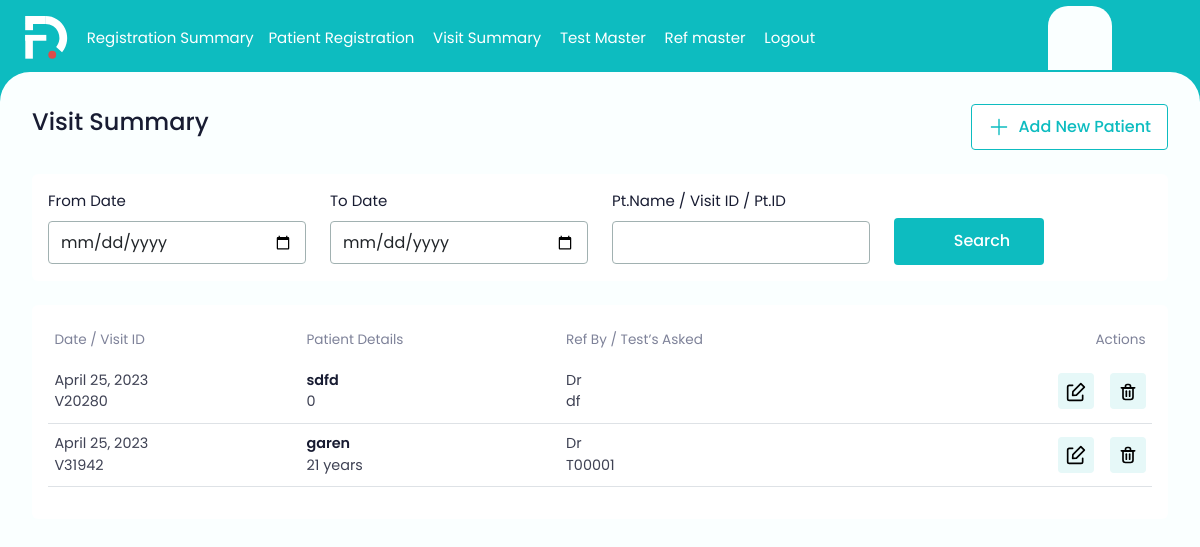
/visitsummary/ (signed in), run on an earlier commit of the app's database.
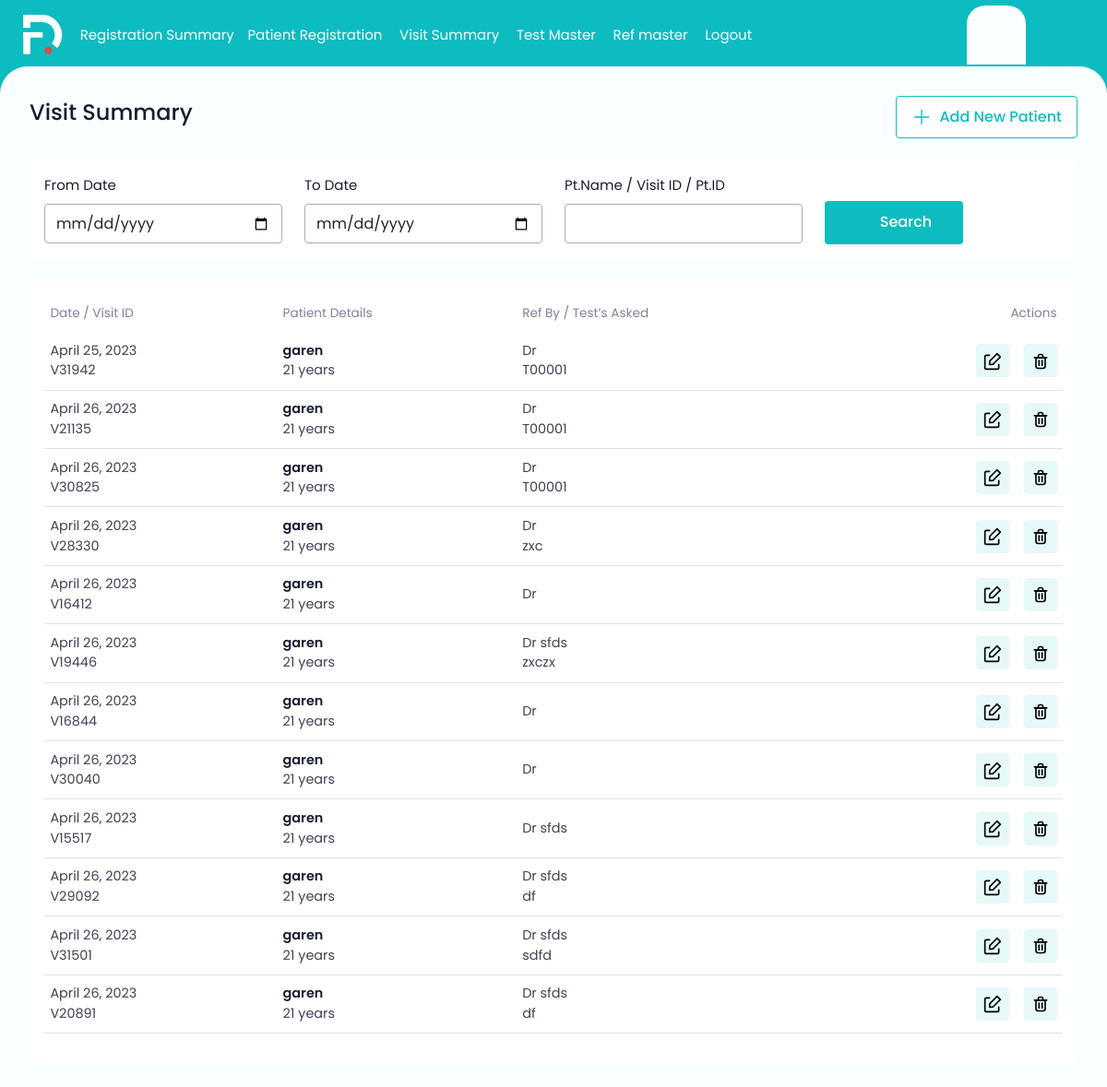
And on a later commit of the database.
### ekonapp/models.py (models this page shows)
class Visit(models.Model):
    patient = models.ForeignKey(ekon, on_delete=models.CASCADE)
    patient_category = models.CharField(max_length=255)
    ref_dr =  models.CharField(max_length=255)
    selected_test = models.CharField(max_length=255)
    visit_id = models.CharField(max_length=100)
    date =  models.DateField(auto_now_add=True)

class ekon(models.Model):
    uhid = models.CharField(max_length=255)
    Mr = 'Mr'
    Miss = 'Miss'
    STATUS_CHOICES = [
        (Mr, 'Mr'),
        (Miss, 'Miss'),
    ]
    title = models.CharField(max_length=255)
    male = 'male'
    female = 'female'
    STATUS_CHOICES = [
        (male, 'male'),
        (female, 'female'),
    ]
    gender = models.CharField(max_length=255)
    patient_name = models.CharField(max_length=255)
    dob = models.DateField()
    age = models.CharField(max_length=255)
    email_id = models.EmailField()
    contact_number = models.CharField(max_length=255)
    date =  models.DateField(auto_now_add=True)
    Active = 'Active'
    Inactive = 'Inactive'
    STATUS_CHOICES = [
        (Active, 'Active'),
        (Inactive, 'Inactive'),
    ]
    status = models.CharField(max_length=255, choices=STATUS_CHOICES)
    accession_number = models.CharField(max_length=50)

### ekonapp/decorators.py (the view)
    def wrapper(request, *args, **kwargs):
        if not request.user.is_authenticated:
            return redirect('registerlogin')
        elif not Device.objects.filter(user=request.user, is_registered=True).exists():
            return redirect('register_device')
        else:
            return view_func(request, *args, **kwargs)

### ekonapp/views.py (called while the page is built)
@login_required
@device_required
def visitsummary(request):
    visits = Visit.objects.all()
    if request.method == 'POST':
        visit_id = request.POST.get('visit_id')
        status = request.POST.get('status')
        from_date = request.POST.get('from_date')
        to_date = request.POST.get('to_date')
        if visit_id:
            visits = visits.filter(visit_id__icontains=visit_id)
        if status:
            visits = visits.filter(status=status)
        if from_date and to_date:
            visits = visits.filter(date__range=[from_date, to_date])
        context = {'visits': visits, 'from_date': from_date, 'to_date': to_date}
    else:
        context = {'visits': visits}
    return render(request, 'visit-summary.html', context)

### ekonapp/templates/visit-summary.html (shortened to what this page needs)
{% extends 'base.html' %}
{% block content %}
{% load static %}
  <main>
    <form method="POST" action="{% url 'visitsummary' %}">
    <div class="mb-4 d-flex gap-3 align-items-center pe-3">
        <h5 class="page-heading">Visit Summary</h5>
        <div class="ms-auto">
          <div class="d-flex gap-3">
            <a href = "{% url 'patient-registration' %}">
            <button type="button" class="theme-btn-outline">
              <svg>
                  <use xlink:href="assets/images/iocn.svg#add"></use>
              </svg>
              <span>Add New Patient</span>
          </button>
        </a>
          </div>
        </div>
      </div>
    <div class="auto-scroll">
          <div class="bg-white rounded-2 p-3 mb-4">
              <div class="row">
                <div class="col-md-3">
                  <label class="form-label">From Date</label>
                  <input type="date"  name = "from_date" class="form-control ">
                </div>
                <div class="col-md-3">
                  <label class="form-label">To Date</label>
                  <input type="date" name = "to_date" class="form-control ">
                </div>
                <div class="col-md-3">
                  <label class="form-label">Pt.Name / Visit ID / Pt.ID</label>
                  <input type="text" name = "visit_id" class="form-control">
                </div>
                <div class="col-md-3">
                  <button type="search" class="theme-btn btn-h">
                      <svg>
                          <use xlink:href="{% static 'images/iocn.svg#search' %}"></use>
                      </svg>
                      <span>Search</span>
                  </button>
                </div>
              </div>
          </div>
        </form>
          <div class="bg-white rounded-2 p-3">
              <div class="table-responsive">
                  <table class="table table-data ">
                      <thead>
                        <tr>
                          <th>Date / Visit ID</th>
                          <th>Patient Details</th>
                          <th>Ref By / Test’s Asked</th>
                          <th class="text-end">Actions</th>
                        </tr>
                      </thead>
                      {% for visits in visits %}
                      <tbody>
                        <tr>
                          <td class="text-nowrap"><span>{{visits.date}}</span><br><span>{{visits.visit_id}}</span></td>
                          <td>
                            <div>
                              <div class="text-d-blue fw-semibold">{{visits.patient.patient_name}}</div>
                              <div>
                                <span>{{visits.patient.age}}</span>
                                <svg class="gender-male">
                                  <use xlink:href="{% static 'images/iocn.svg#gender-male' %}"></use>
                              </svg>
                              </div>
                          </div>
                          </td>
                          <td><span>{{visits.ref_dr}}</span><br><span>{{visits.selected_test}}</span></td>
                          <td class="text-end">
                              <div class="d-flex gap-3 justify-content-end">
                                <a href = "{% url 'scan' visits.id %}">
                                  <button type="button" class="table-btn">
                                  </button>
                                  <a href="{% url 'deletevisit' visits.id %}" >
                                  <button type="button" class="table-btn">
                                  </button>
                              </div>
                          </td>
                        </tr>
                      </tbody>
                      {% endfor %}
                    </table>
              </div>
          </div>
  </main>
</body>
</html>
{% endblock %}

What changed in the data, as far as the page shows it:
removed Visit: date "April 25, 2023", visit_id "V20280", patient.patient_name "sdfd", patient.age "0", ref_dr "Dr", selected_test "df"
added Visit: date "April 26, 2023", visit_id "V21135", patient.patient_name "garen", patient.age "21 years", ref_dr "Dr", selected_test "T00001"
added Visit: date "April 26, 2023", visit_id "V30825", patient.patient_name "garen", patient.age "21 years", ref_dr "Dr", selected_test "T00001"
added Visit: date "April 26, 2023", visit_id "V28330", patient.patient_name "garen", patient.age "21 years", ref_dr "Dr", selected_test "zxc"
added Visit: date "April 26, 2023", visit_id "V16412", patient.patient_name "garen", patient.age "21 years", ref_dr "Dr"
added Visit: date "April 26, 2023", visit_id "V19446", patient.patient_name "garen", patient.age "21 years", ref_dr "Dr sfds", selected_test "zxczx"
added Visit: date "April 26, 2023", visit_id "V16844", patient.patient_name "garen", patient.age "21 years", ref_dr "Dr"
added Visit: date "April 26, 2023", visit_id "V30040", patient.patient_name "garen", patient.age "21 years", ref_dr "Dr"
added Visit: date "April 26, 2023", visit_id "V15517", patient.patient_name "garen", patient.age "21 years", ref_dr "Dr sfds"
added Visit: date "April 26, 2023", visit_id "V29092", patient.patient_name "garen", patient.age "21 years", ref_dr "Dr sfds", selected_test "df"
added Visit: date "April 26, 2023", visit_id "V31501", patient.patient_name "garen", patient.age "21 years", ref_dr "Dr sfds", selected_test "sdfd"
added Visit: date "April 26, 2023", visit_id "V20891", patient.patient_name "garen", patient.age "21 years", ref_dr "Dr sfds", selected_test "df"
